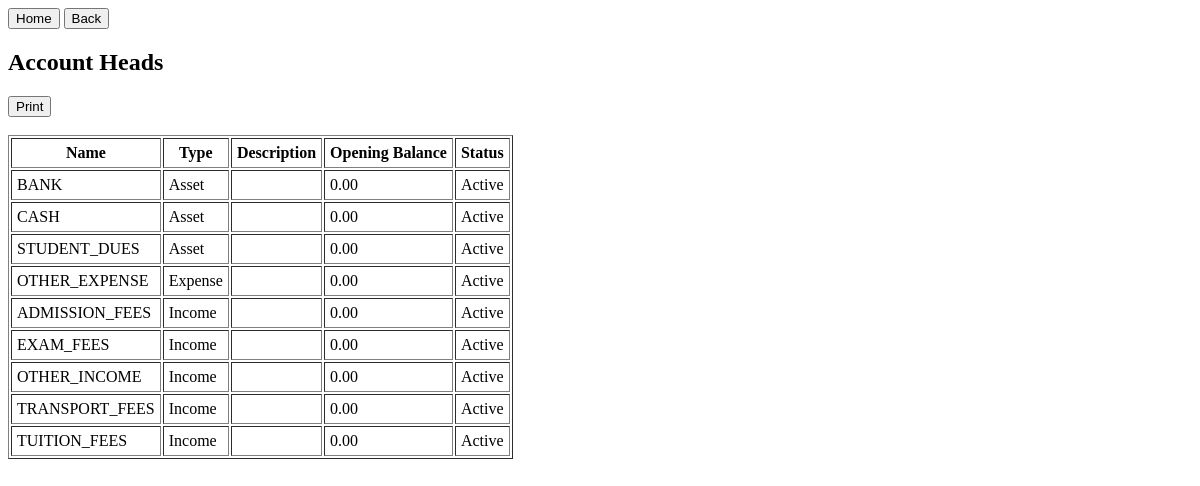
The page /transactions/list_account_heads/ (signed in) on the database as committed earlier.
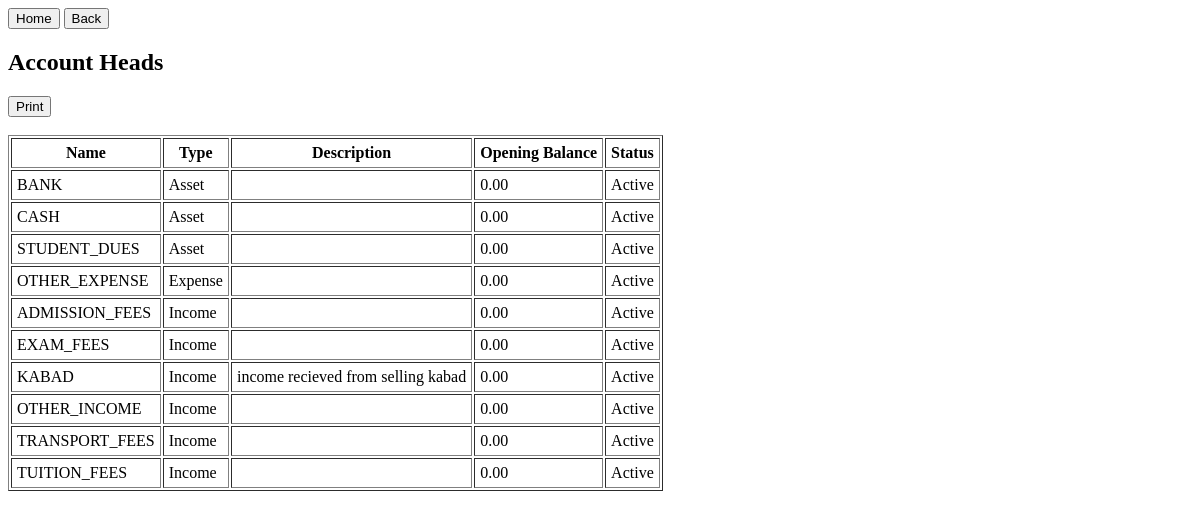
The same page on the database as committed later.
### transactions/models.py (models this page shows, shortened)
class AccountHead(models.Model):
    ACCOUNT_TYPES = [
        ('asset', 'Asset'),
        ('liability', 'Liability'),
        ('income', 'Income'),
        ('expense', 'Expense'),
    ]
    name = models.CharField(max_length=100, unique=True)
    type = models.CharField(max_length=20, choices=ACCOUNT_TYPES)
    description = models.TextField(blank=True, null=True)
    opening_balance = models.DecimalField(max_digits=10, decimal_places=2, default=0)
    is_active = models.BooleanField(default=True)
    school = models.ForeignKey(School, on_delete=models.CASCADE)

### transactions/views.py (the view)
# urls.py: path('list_account_heads/', views.list_account_heads, name='list_account_heads'),
@login_required
def list_account_heads(request):
    school = request.user.userprofile.school
    heads = AccountHead.objects.filter(school=school).order_by('type', 'name')
    return render(request, 'transactions/account_head_list.html', {'heads': heads})

### transactions/templates/transactions/account_head_list.html (shortened to what this page needs)
<a href="{% url 'home'%}"><button>Home</button></a>
<a href="{% url 'transactions_home'%}"><button>Back</button></a>
<h2>Account Heads</h2>
<button onclick="window.print()">Print</button>
<table border="1" cellpadding="5">
    <tr>
        <th>Name</th>
        <th>Type</th>
        <th>Description</th>
        <th>Opening Balance</th>
        <th>Status</th>
    </tr>
    {% for head in heads %}
    <tr>
        <td>{{ head.name }}</td>
        <td>{{ head.get_type_display }}</td>
        <td>{{ head.description }}</td>
        <td>{{ head.opening_balance }}</td>
        <td>{{ head.is_active|yesno:"Active,Inactive" }}</td>
    </tr>
    {% empty %}
    <tr><td colspan="5">No account heads found.</td></tr>
    {% endfor %}
</table>

Rows that differ between the two databases and show on the page:
added AccountHead: name "KABAD", type "Income", description "income recieved from selling kabad", opening_balance "0.00", is_active "Active"
